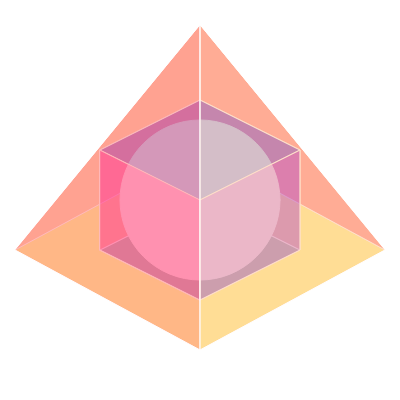
Frame 1 (no input)
Frame 60 (no input): identical to frame 1, image omitted
Frame 120 (the mouse pressed at the canvas centre since frame 60): identical to frame 1, image omitted

The p5.js sketch that drew this single still picture (run headless with seeded random() and noise() and a simulated clock; from frame 60 on, the mouse is pressed at the canvas centre):

// p5.js sketch
// ── sketch.js
function setup() {
  createCanvas(400, 400);
}

function draw() {
  background(255);

  //makes background sections of pyramid
  stroke(255)
  fill(255,245,0,70)
  quad(200,150,385,250,200,350,15,250)
  fill(255,0,0,70)
  triangle(200,25,200,150,385,250)
  fill(255,139,56,70)
  triangle(200,25,200,150,15,250)

  // makes background sections of cube
  fill(38,89,255,70)
  quad(100,250,200,200,300,250,200,300)
  fill(255,55,207,70)
  quad(100,150,200,100,200,200,100,250)
  fill(152,56,255,70)
  quad(200,100,300,150,300,250,200,200)

  //makes circle
  fill(255,255,255)
  circle(200,200,160)

  //makes foreground sections of cube
  fill(38,89,255,70)
  quad(100,150,200,100,300,150,200,200)
  fill(255,55,207,70)
  quad(100,150,200,200,200,300,100,250)
  fill(152,56,255,70)
  quad(200,200,300,150,300,250,200,300)

  //makes foreground sections of pyramid
  fill(255,0,0,70)
  triangle(200,25,200,350,15,250)
  fill(255,139,56,70)
  triangle(200,25,200,350,385,250)
  fill(10,255,0,70)
}
